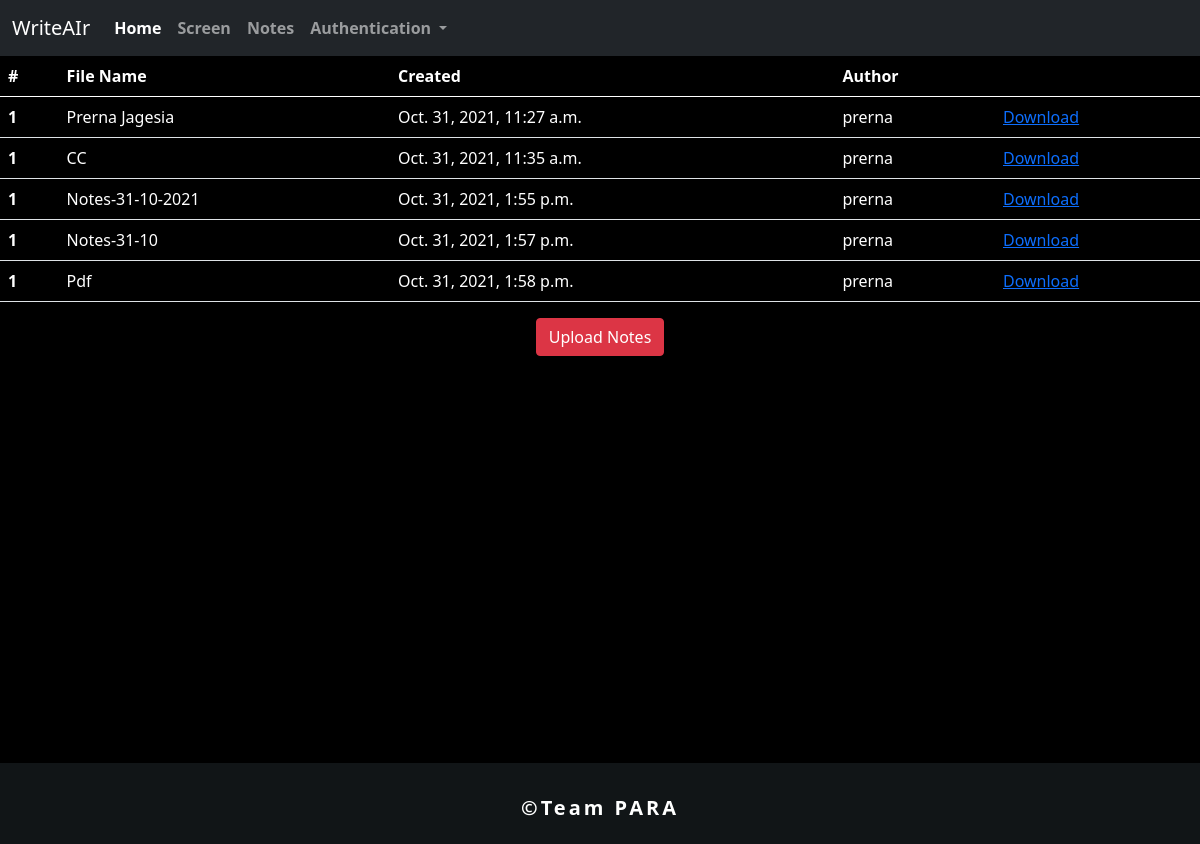
Screenshot of /notes/ (signed in) with the database file from the repository.
### mainapp/models.py (models this page shows)
class NotesOfUser(models.Model):
    created=models.DateTimeField(auto_now_add=True)
    name=models.CharField(max_length=200)
    image1=models.ImageField(blank=True,upload_to="notes")
    author=models.ForeignKey(User,on_delete=models.CASCADE)

### mainapp/views.py (the view)
# urls.py: path('notes/', views.notes,name='notes'),
def notes(request):
    user=request.user
    obj=NotesOfUser.objects.filter(author=request.user)
    return render(request,'mainapp/notes.html',{'notes':obj})

### mainapp/templates/mainapp/notes.html (shortened to what this page needs)
<!doctype html>
<html lang="en">
  <head>
    <link href="https://cdn.jsdelivr.net/npm/bootstrap@5.0.1/dist/css/bootstrap.min.css" rel="stylesheet">
  </head>
  <body>
    <nav class="navbar navbar-expand-lg navbar-dark bg-dark">
        <div class="container-fluid">
          <a class="navbar-brand" href="{% url 'mainapp:home' %}">WriteAIr</a>
          <div class="collapse navbar-collapse" id="navbarNavDropdown">
            <ul class="navbar-nav">
              <li class="nav-item" id="home">
                <a class="nav-link active" aria-current="page" href="#">Home</a>
              </li>
              <li class="nav-item" id="screen">
                <a class="nav-link" href="{% url 'mainapp:screen' %}">Screen</a>
              </li>
              <li class="nav-item" id="notes">
                <a class="nav-link" href="{% url 'mainapp:notes' %}">Notes</a>
              </li>
              <li class="nav-item dropdown" id="auth">
                <a class="nav-link dropdown-toggle" href="#" id="navbarDropdownMenuLink" role="button" data-bs-toggle="dropdown" aria-expanded="false">
                  Authentication
                </a>
              </li>
            </ul>
          </div>
        </div>
      </nav>
      <table class="table" style="color:white">
        <thead>
          <tr>
            <th scope="col">#</th>
            <th scope="col">File Name</th>
            <th scope="col">Created</th>
            <th scope="col">Author</th>
            <th scope="col"></th>
          </tr>
        </thead>
        <tbody>
          {% for note in notes %}
          <tr>
            <th scope="row">1</th>
            <td>{{note.name}}</td>
            <td>{{note.created}}</td>
            <td>{{note.author}}</td>
            <td><a href="{{note.image1.url}}" download>Download</a></td>
          </tr>
          {% endfor %}
        </tbody>
      </table>
      <div class="button">
        <a class="btn btn-danger" role="button" href="/upload" >Upload Notes</a>
      </div>
  <div class="footer">
    <p>&#169Team PARA</p>
  </div>
</body>

### mainapp/templates/mainapp/notes.html (style rules this page uses)
* { padding: 0; margin: 0; font: Poppins; box-sizing: border-box; }
body { background-color: black !important; overflow-x: hidden; }
li { font-weight: bold; }
.footer { position: relative; padding: 30px 100px 5px 100px; background-color: #111517; top:407px; }
.footer p { text-align: center; font-size: 20px; letter-spacing: 3px; color:white; font-weight: bold; }
* { padding: 0; margin: 0; font: Poppins; }
body { background-color: whitesmoke; overflow-x: hidden; }
.footer { padding: 30px 100px 5px 100px; background-color: #111517; }
.button { display: flex; justify-content: center; align-items: center; }

### rows the page displays
NotesOfUser: name "Prerna Jagesia", created "Oct. 31, 2021, 11:27 a.m.", author "prerna"
NotesOfUser: name "CC", created "Oct. 31, 2021, 11:35 a.m.", author "prerna"
NotesOfUser: name "Notes-31-10-2021", created "Oct. 31, 2021, 1:55 p.m.", author "prerna"
NotesOfUser: name "Notes-31-10", created "Oct. 31, 2021, 1:57 p.m.", author "prerna"
NotesOfUser: name "Pdf", created "Oct. 31, 2021, 1:58 p.m.", author "prerna"
